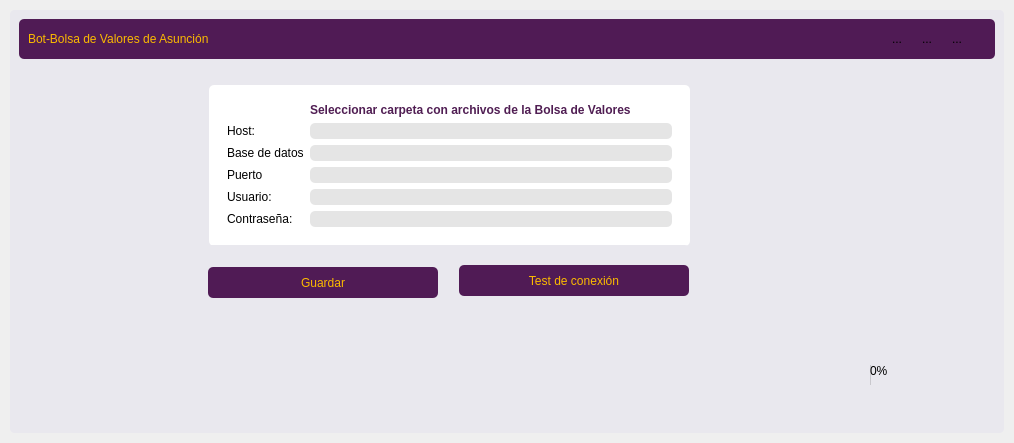
<?xml version="1.0" encoding="UTF-8"?>
<ui version="4.0">
 <class>ConfigWindow</class>
 <widget class="QWidget" name="ConfigWindow">
  <property name="geometry">
   <rect>
    <x>0</x>
    <y>0</y>
    <width>1014</width>
    <height>443</height>
   </rect>
  </property>
  <property name="windowTitle">
   <string>Form</string>
  </property>
  <property name="styleSheet">
   <string notr="true">border-radius: 5px;</string>
  </property>
  <layout class="QVBoxLayout" name="verticalLayout">
   <property name="spacing">
    <number>0</number>
   </property>
   <property name="leftMargin">
    <number>0</number>
   </property>
   <property name="topMargin">
    <number>0</number>
   </property>
   <property name="rightMargin">
    <number>0</number>
   </property>
   <property name="bottomMargin">
    <number>0</number>
   </property>
   <item>
    <widget class="QFrame" name="central_frame">
     <property name="frameShape">
      <enum>QFrame::StyledPanel</enum>
     </property>
     <property name="frameShadow">
      <enum>QFrame::Raised</enum>
     </property>
     <layout class="QVBoxLayout" name="shadow_layout">
      <property name="spacing">
       <number>0</number>
      </property>
      <property name="leftMargin">
       <number>10</number>
      </property>
      <property name="topMargin">
       <number>10</number>
      </property>
      <property name="rightMargin">
       <number>10</number>
      </property>
      <property name="bottomMargin">
       <number>10</number>
      </property>
      <item>
       <widget class="QFrame" name="background_frame">
        <property name="styleSheet">
         <string notr="true">background-color: rgb(233, 232, 238)</string>
        </property>
        <property name="frameShape">
         <enum>QFrame::StyledPanel</enum>
        </property>
        <property name="frameShadow">
         <enum>QFrame::Raised</enum>
        </property>
        <layout class="QVBoxLayout" name="verticalLayout_3">
         <property name="spacing">
          <number>0</number>
         </property>
         <property name="leftMargin">
          <number>0</number>
         </property>
         <property name="topMargin">
          <number>0</number>
         </property>
         <property name="rightMargin">
          <number>0</number>
         </property>
         <property name="bottomMargin">
          <number>0</number>
         </property>
         <item>
          <widget class="QFrame" name="content_frame">
           <property name="frameShape">
            <enum>QFrame::StyledPanel</enum>
           </property>
           <property name="frameShadow">
            <enum>QFrame::Raised</enum>
           </property>
           <layout class="QVBoxLayout" name="verticalLayout_2">
            <item>
             <widget class="QFrame" name="top_bar_frame">
              <property name="minimumSize">
               <size>
                <width>0</width>
                <height>39</height>
               </size>
              </property>
              <property name="maximumSize">
               <size>
                <width>16777215</width>
                <height>40</height>
               </size>
              </property>
              <property name="styleSheet">
               <string notr="true">background-color: rgb(80, 27, 85)</string>
              </property>
              <property name="frameShape">
               <enum>QFrame::StyledPanel</enum>
              </property>
              <property name="frameShadow">
               <enum>QFrame::Raised</enum>
              </property>
              <layout class="QHBoxLayout" name="horizontalLayout">
               <item>
                <widget class="QLabel" name="title_label">
                 <property name="styleSheet">
                  <string notr="true">color: rgb(251, 186, 0)</string>
                 </property>
                 <property name="text">
                  <string>Bot-Bolsa de Valores de Asunción</string>
                 </property>
                </widget>
               </item>
               <item alignment="Qt::AlignVCenter">
                <widget class="QFrame" name="button_holder_frame">
                 <property name="minimumSize">
                  <size>
                   <width>0</width>
                   <height>30</height>
                  </size>
                 </property>
                 <property name="maximumSize">
                  <size>
                   <width>110</width>
                   <height>16777215</height>
                  </size>
                 </property>
                 <property name="frameShape">
                  <enum>QFrame::StyledPanel</enum>
                 </property>
                 <property name="frameShadow">
                  <enum>QFrame::Raised</enum>
                 </property>
                 <widget class="QToolButton" name="minimize_button">
                  <property name="geometry">
                   <rect>
                    <x>10</x>
                    <y>0</y>
                    <width>22</width>
                    <height>22</height>
                   </rect>
                  </property>
                  <property name="text">
                   <string>...</string>
                  </property>
                  <property name="icon">
                   <iconset>
                    <normaloff>../assets/icons/minimize-window.png</normaloff>../assets/icons/minimize-window.png</iconset>
                  </property>
                  <property name="iconSize">
                   <size>
                    <width>25</width>
                    <height>25</height>
                   </size>
                  </property>
                 </widget>
                 <widget class="QToolButton" name="restore_button">
                  <property name="geometry">
                   <rect>
                    <x>40</x>
                    <y>0</y>
                    <width>22</width>
                    <height>22</height>
                   </rect>
                  </property>
                  <property name="text">
                   <string>...</string>
                  </property>
                  <property name="icon">
                   <iconset>
                    <normaloff>../assets/icons/restore-window.png</normaloff>../assets/icons/restore-window.png</iconset>
                  </property>
                  <property name="iconSize">
                   <size>
                    <width>25</width>
                    <height>25</height>
                   </size>
                  </property>
                 </widget>
                 <widget class="QToolButton" name="close_button">
                  <property name="geometry">
                   <rect>
                    <x>70</x>
                    <y>0</y>
                    <width>22</width>
                    <height>22</height>
                   </rect>
                  </property>
                  <property name="text">
                   <string>...</string>
                  </property>
                  <property name="icon">
                   <iconset>
                    <normaloff>../assets/icons/close-window.png</normaloff>../assets/icons/close-window.png</iconset>
                  </property>
                  <property name="iconSize">
                   <size>
                    <width>25</width>
                    <height>25</height>
                   </size>
                  </property>
                 </widget>
                 <widget class="QToolButton" name="maximize_button">
                  <property name="geometry">
                   <rect>
                    <x>40</x>
                    <y>0</y>
                    <width>22</width>
                    <height>22</height>
                   </rect>
                  </property>
                  <property name="text">
                   <string>...</string>
                  </property>
                  <property name="icon">
                   <iconset>
                    <normaloff>../assets/icons/maximize-window.png</normaloff>../assets/icons/maximize-window.png</iconset>
                  </property>
                  <property name="iconSize">
                   <size>
                    <width>25</width>
                    <height>25</height>
                   </size>
                  </property>
                 </widget>
                </widget>
               </item>
              </layout>
             </widget>
            </item>
            <item>
             <widget class="QFrame" name="action_bar_frame_2">
              <property name="minimumSize">
               <size>
                <width>0</width>
                <height>39</height>
               </size>
              </property>
              <property name="frameShape">
               <enum>QFrame::StyledPanel</enum>
              </property>
              <property name="frameShadow">
               <enum>QFrame::Raised</enum>
              </property>
              <widget class="QFrame" name="frame_2">
               <property name="geometry">
                <rect>
                 <x>190</x>
                 <y>20</y>
                 <width>481</width>
                 <height>161</height>
                </rect>
               </property>
               <property name="styleSheet">
                <string notr="true">background-color: #fff;</string>
               </property>
               <property name="frameShape">
                <enum>QFrame::StyledPanel</enum>
               </property>
               <property name="frameShadow">
                <enum>QFrame::Raised</enum>
               </property>
               <layout class="QVBoxLayout" name="verticalLayout_4">
                <item>
                 <widget class="QFrame" name="frame">
                  <property name="frameShape">
                   <enum>QFrame::StyledPanel</enum>
                  </property>
                  <property name="frameShadow">
                   <enum>QFrame::Raised</enum>
                  </property>
                  <layout class="QFormLayout" name="formLayout">
                   <item row="4" column="1">
                    <widget class="QLineEdit" name="LEDataBase">
                     <property name="minimumSize">
                      <size>
                       <width>300</width>
                       <height>15</height>
                      </size>
                     </property>
                     <property name="styleSheet">
                      <string notr="true">background-color: rgb(229, 229, 229)</string>
                     </property>
                    </widget>
                   </item>
                   <item row="4" column="0">
                    <widget class="QLabel" name="label_5">
                     <property name="text">
                      <string>Base de datos</string>
                     </property>
                    </widget>
                   </item>
                   <item row="5" column="0">
                    <widget class="QLabel" name="label_6">
                     <property name="text">
                      <string>Puerto</string>
                     </property>
                    </widget>
                   </item>
                   <item row="5" column="1">
                    <widget class="QLineEdit" name="LEPort">
                     <property name="minimumSize">
                      <size>
                       <width>300</width>
                       <height>15</height>
                      </size>
                     </property>
                     <property name="styleSheet">
                      <string notr="true">background-color: rgb(229, 229, 229)</string>
                     </property>
                    </widget>
                   </item>
                   <item row="6" column="1">
                    <widget class="QLineEdit" name="LEUser">
                     <property name="minimumSize">
                      <size>
                       <width>300</width>
                       <height>15</height>
                      </size>
                     </property>
                     <property name="styleSheet">
                      <string notr="true">background-color: rgb(229, 229, 229)</string>
                     </property>
                    </widget>
                   </item>
                   <item row="6" column="0">
                    <widget class="QLabel" name="label_2">
                     <property name="text">
                      <string>Usuario:</string>
                     </property>
                    </widget>
                   </item>
                   <item row="7" column="1">
                    <widget class="QLineEdit" name="LEPass">
                     <property name="minimumSize">
                      <size>
                       <width>300</width>
                       <height>15</height>
                      </size>
                     </property>
                     <property name="styleSheet">
                      <string notr="true">background-color: rgb(229, 229, 229)</string>
                     </property>
                    </widget>
                   </item>
                   <item row="7" column="0">
                    <widget class="QLabel" name="label_4">
                     <property name="text">
                      <string>Contraseña:</string>
                     </property>
                    </widget>
                   </item>
                   <item row="0" column="1">
                    <widget class="QLabel" name="label_3">
                     <property name="styleSheet">
                      <string notr="true">
color: rgb(80, 30, 83)</string>
                     </property>
                     <property name="text">
                      <string>&lt;html&gt;&lt;head/&gt;&lt;body&gt;&lt;p&gt;&lt;span style=&quot; font-weight:700;&quot;&gt;Seleccionar carpeta con archivos de la Bolsa de Valores&lt;/span&gt;&lt;/p&gt;&lt;/body&gt;&lt;/html&gt;</string>
                     </property>
                    </widget>
                   </item>
                   <item row="2" column="1">
                    <widget class="QLineEdit" name="LEHost">
                     <property name="minimumSize">
                      <size>
                       <width>300</width>
                       <height>15</height>
                      </size>
                     </property>
                     <property name="styleSheet">
                      <string notr="true">background-color: rgb(229, 229, 229)</string>
                     </property>
                    </widget>
                   </item>
                   <item row="2" column="0">
                    <widget class="QLabel" name="label">
                     <property name="text">
                      <string>Host:</string>
                     </property>
                    </widget>
                   </item>
                  </layout>
                 </widget>
                </item>
               </layout>
              </widget>
              <widget class="QFrame" name="botones">
               <property name="geometry">
                <rect>
                 <x>180</x>
                 <y>180</y>
                 <width>491</width>
                 <height>91</height>
                </rect>
               </property>
               <property name="frameShape">
                <enum>QFrame::StyledPanel</enum>
               </property>
               <property name="frameShadow">
                <enum>QFrame::Raised</enum>
               </property>
               <widget class="QPushButton" name="BTNIniciar">
                <property name="geometry">
                 <rect>
                  <x>9</x>
                  <y>22</y>
                  <width>230</width>
                  <height>31</height>
                 </rect>
                </property>
                <property name="styleSheet">
                 <string notr="true">background-color: rgb(80, 27, 85);
color: rgb(251, 186, 0);</string>
                </property>
                <property name="text">
                 <string>Guardar</string>
                </property>
               </widget>
               <widget class="QPushButton" name="BTNTest">
                <property name="geometry">
                 <rect>
                  <x>260</x>
                  <y>20</y>
                  <width>230</width>
                  <height>31</height>
                 </rect>
                </property>
                <property name="styleSheet">
                 <string notr="true">background-color: rgb(80, 27, 85);
color: rgb(251, 186, 0);</string>
                </property>
                <property name="text">
                 <string>Test de conexión</string>
                </property>
               </widget>
              </widget>
              <widget class="QFrame" name="footer">
               <property name="geometry">
                <rect>
                 <x>-1</x>
                 <y>280</y>
                 <width>961</width>
                 <height>61</height>
                </rect>
               </property>
               <property name="frameShape">
                <enum>QFrame::StyledPanel</enum>
               </property>
               <property name="frameShadow">
                <enum>QFrame::Raised</enum>
               </property>
               <layout class="QHBoxLayout" name="horizontalLayout_2">
                <item>
                 <widget class="QFrame" name="error">
                  <property name="minimumSize">
                   <size>
                    <width>800</width>
                    <height>0</height>
                   </size>
                  </property>
                  <property name="frameShape">
                   <enum>QFrame::StyledPanel</enum>
                  </property>
                  <property name="frameShadow">
                   <enum>QFrame::Raised</enum>
                  </property>
                  <layout class="QVBoxLayout" name="verticalLayout_5">
                   <item>
                    <widget class="QLabel" name="LabelError">
                     <property name="text">
                      <string/>
                     </property>
                    </widget>
                   </item>
                  </layout>
                 </widget>
                </item>
                <item>
                 <widget class="QFrame" name="progress">
                  <property name="frameShape">
                   <enum>QFrame::StyledPanel</enum>
                  </property>
                  <property name="frameShadow">
                   <enum>QFrame::Raised</enum>
                  </property>
                  <layout class="QHBoxLayout" name="horizontalLayout_3">
                   <item>
                    <spacer name="horizontalSpacer">
                     <property name="orientation">
                      <enum>Qt::Horizontal</enum>
                     </property>
                     <property name="sizeHint" stdset="0">
                      <size>
                       <width>40</width>
                       <height>20</height>
                      </size>
                     </property>
                    </spacer>
                   </item>
                   <item>
                    <widget class="QProgressBar" name="PBEstado">
                     <property name="value">
                      <number>0</number>
                     </property>
                    </widget>
                   </item>
                  </layout>
                 </widget>
                </item>
               </layout>
              </widget>
             </widget>
            </item>
           </layout>
          </widget>
         </item>
        </layout>
       </widget>
      </item>
     </layout>
    </widget>
   </item>
  </layout>
 </widget>
 <resources/>
 <connections/>
</ui>
